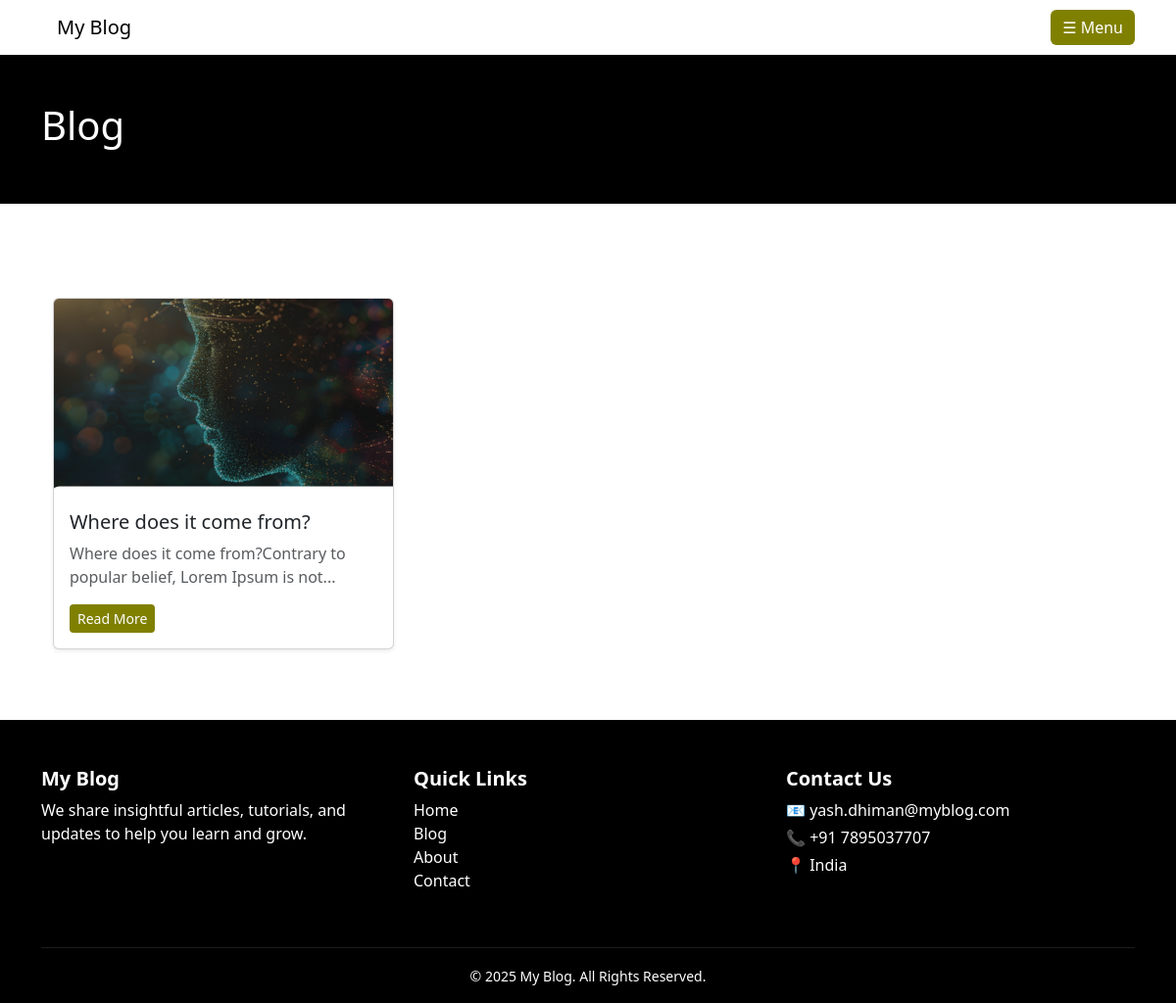
Page /blog on the committed database.
### tables this page shows
CREATE TABLE posts (
            id INTEGER PRIMARY KEY AUTOINCREMENT,
            title TEXT NOT NULL,
            slug TEXT NOT NULL UNIQUE,
            content TEXT NOT NULL,
            thumbnail TEXT,
            created_at TIMESTAMP DEFAULT CURRENT_TIMESTAMP
        );

### main_app/routes.py (the view)
@main_bp.route("/blog")
def blog():
    conn = get_db()
    posts = conn.execute("SELECT * FROM posts ORDER BY created_at DESC").fetchall()
    conn.close()
    return render_template("blog.html", posts=posts, get_excerpt=get_excerpt)

### main_app/routes.py (called while the page is built)
def get_db():
    conn = sqlite3.connect(DB_NAME)
    conn.row_factory = sqlite3.Row
    return conn

### main_app/templates/blog.html
{% extends "base.html" %}
{% block content %}
<div class="top-blog-section bg-black pt-5 pb-5 min-height-300 d-flex flex-start">
    <div class="container">
    <h1 class="text-white">Blog</h1>
    </div>
</div>
<div class="container pt-5 pb-5 ">
<div class="container mt-5">
    <div class="row">
        {% for post in posts %}
        <div class="col-md-4 mb-4">
            <div class="card h-100 shadow-sm">
                {% if post['thumbnail'] %}
                <img src="{{ url_for('admin.static', filename='images/' + post['thumbnail']) }}"
                     class="card-img-top"
                     style="height: 200px; object-fit: cover;">
                {% else %}
                <div class="bg-light text-center py-5">No Image</div>
                {% endif %}
                <div class="card-body">
                    <h5 class="card-title">{{ post['title'] }}</h5>
                    <p class="card-text text-muted">{{ post['content']|striptags|truncate(80) }}</p>
                    <a href="{{ url_for('main.blog_detail', slug=post['slug']) }}" class="btn btn-primary btn-sm">Read More</a>
                </div>
            </div>
        </div>
        {% endfor %}
    </div>
</div>
</div>
{% endblock %}

### main_app/static/css/style.css (style rules this page uses)
.btn.btn-primary { background: olive; border: 0; }
img.card-img-top { aspect-ratio: 2/1; height: 250px; object-fit: cover; }

### rows in the picture
posts: thumbnail (picture), title "Where does it come from?", content "Where does it come from?Contrary to popular belief, Lorem Ipsum is not..."

### other values in the picture
{{ year if year else "2025" }} "2025"
